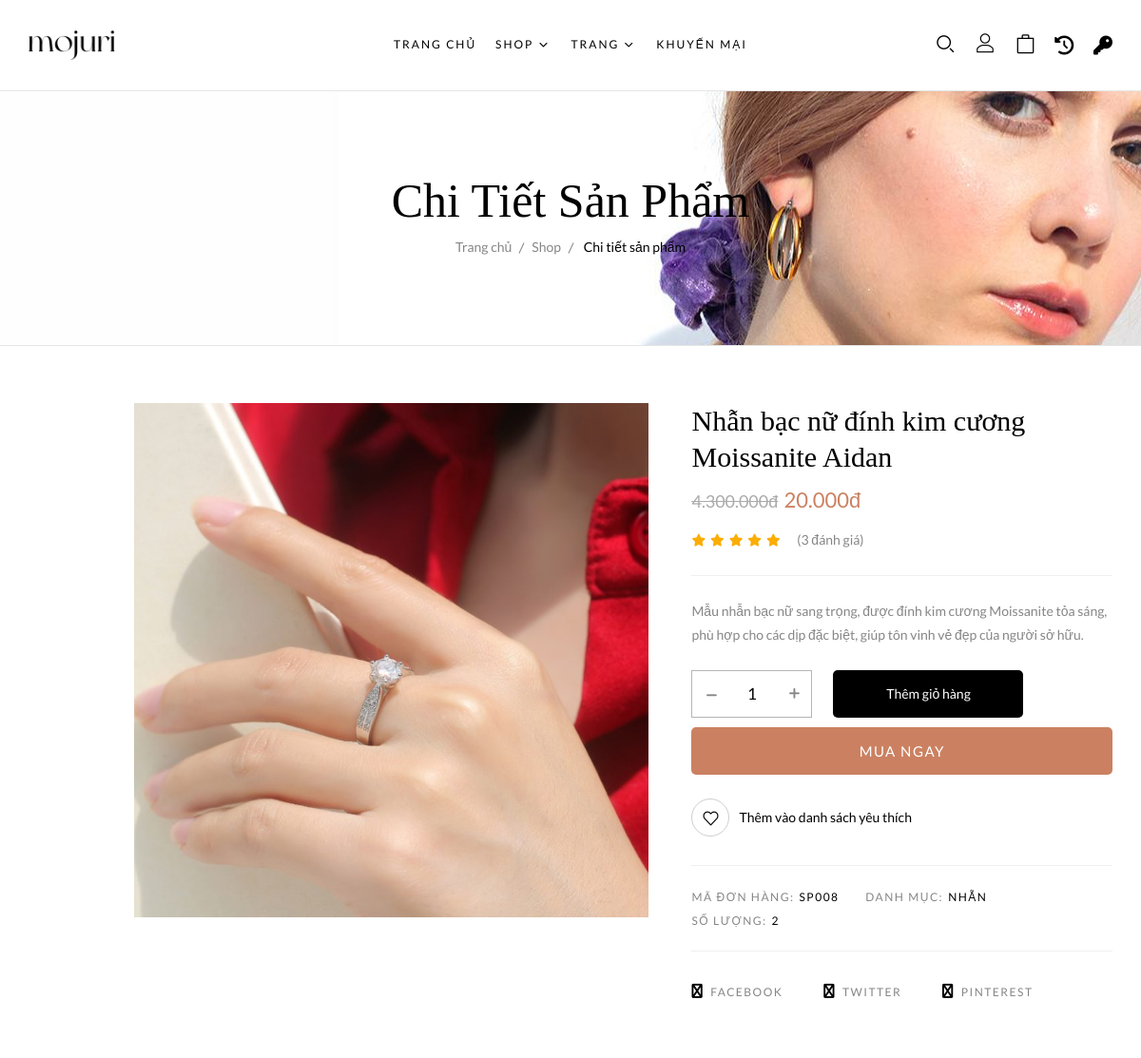
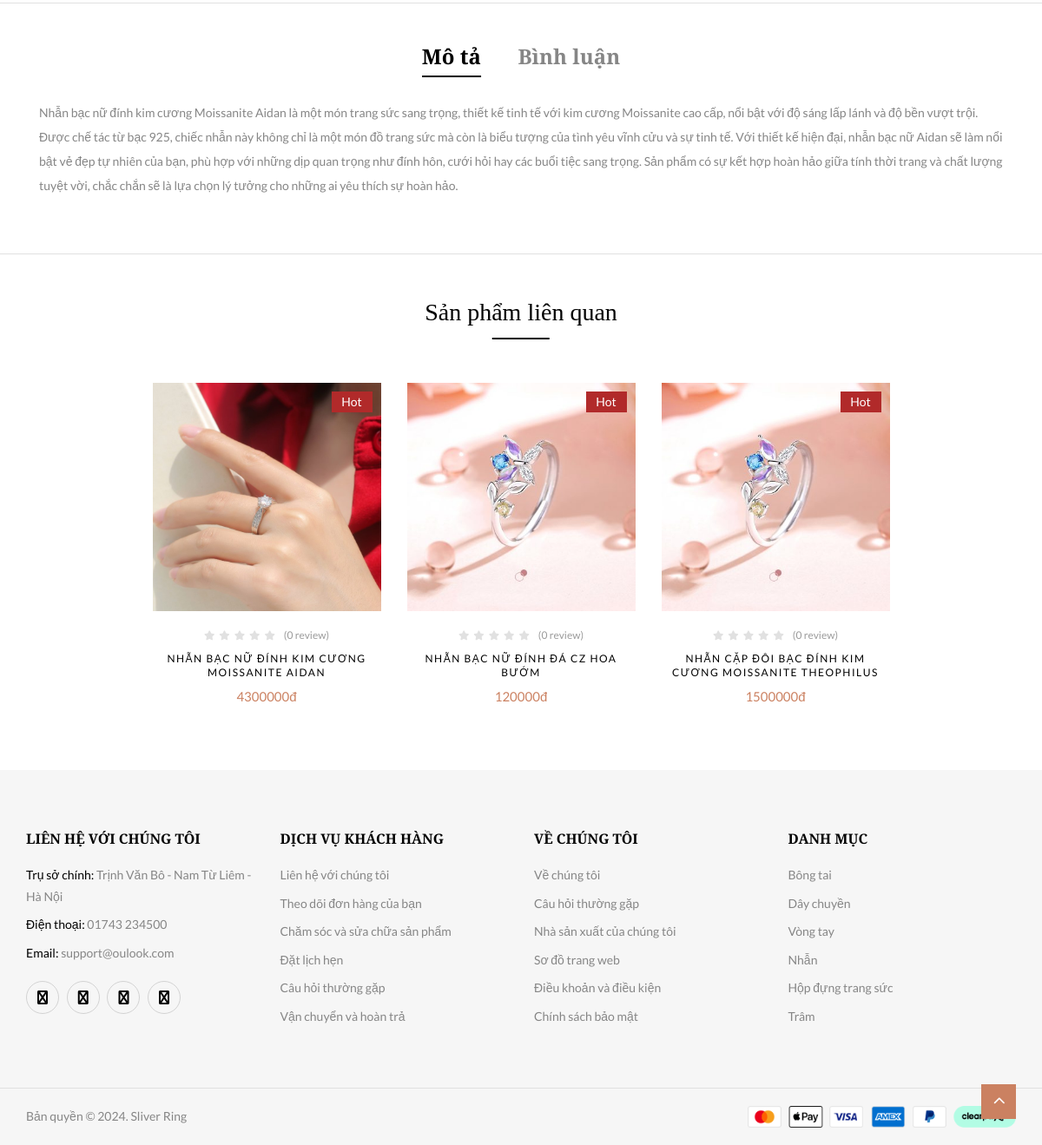
The page /?act=chitietsanpham&id=8 on the database its author committed (2 pictures, top to bottom).
### tables this page shows
CREATE TABLE `chi_tiet_san_phams` (
  `id` int NOT NULL,
  `san_pham_id` int NOT NULL,
  `ma_san_pham` varchar(50) NOT NULL,
  `mo_ta_chi_tiet` text NOT NULL,
  `so_luong_ton` int NOT NULL,
  `trang_thai` int NOT NULL
);

CREATE TABLE `san_phams` (
  `id` int NOT NULL,
  `ten` varchar(255) NOT NULL,
  `img` text NOT NULL,
  `gia_ban` decimal(10,0) NOT NULL,
  `gia_km` decimal(10,0) NOT NULL,
  `mo_ta` text NOT NULL,
  `so_luong` int NOT NULL,
  `date` date DEFAULT NULL,
  `trang_thai` int NOT NULL,
  `gia_nhap` decimal(10,0) NOT NULL,
  `danh_muc_id` int NOT NULL
);

CREATE TABLE `danh_mucs` (
  `id` int NOT NULL,
  `ten_danh_muc` varchar(255) NOT NULL,
  `trang_thai` tinyint(1) NOT NULL
);

### views/chitietsanpham.php (the view, shortened to what the rows shown need)
<?php require_once 'views/layout/header.php'; ?>
<body class="shop">
        <?php require_once 'views/layout/menu.php'; ?>
        <div id="site-main" class="site-main">
            <div id="main-content" class="main-content">
                <div id="primary" class="content-area">
                    <div id="title" class="page-title">
                        <div class="section-container">
                            <div class="content-title-heading">
                                <h1 class="text-title-heading">
                                    Chi tiết sản phẩm
                                </h1>
                            </div>
                        </div>
                    </div>
                    <div id="content" class="site-content" role="main">
                        <div class="shop-details zoom" data-product_layout_thumb="scroll" data-zoom_scroll="true"
                            data-zoom_contain_lens="true" data-zoomtype="inner" data-lenssize="200"
                            data-lensshape="square" data-lensborder="" data-bordersize="2" data-bordercolour="#f9b61e"
                            data-popup="false">
                            <div class="product-top-info">
                                <div class="section-padding">
                                    <div class="section-container p-l-r">
                                        <div class="row">
                                            <div class="product-images col-lg-7 col-md-12 col-12">
                                                <div class="row">
                                                    <div class="col-md-10">
                                                        <div class="scroll-image main-image">
                                                            <div class="image-additional">
                                                                <div class="img-item">
                                                                    <img
                                                                        id="main-image"
                                                                        width="900"
                                                                        height="900"
                                                                        src="<?= $chiTietSanPham['img']; ?>"
                                                                        alt="Main Image"
                                                                        title="">
                                                                </div>
                                                            </div>
                                                        </div>
                                                    </div>
                                                </div>
                                            </div>
                                            <div class="product-info col-lg-5 col-md-12 col-12">
                                                <h1 class="title"><?= $chiTietSanPham['ten']; ?></h1>
                                                <span class="price">
                                                    <del
                                                        aria-hidden="true"><span><?= number_format($chiTietSanPham['gia_ban'], 0, ',', '.'); ?>đ</span></del>
                                                    <ins><span><?= number_format($chiTietSanPham['gia_km'], 0, ',', '.'); ?>đ</span></ins>
                                                </span>
                                                <div class="rating">
                                                    <div class="star star-5"></div>
                                                    <div class="review-count">
                                                    </div>
                                                </div>
                                                <div class="description">
                                                    <p><?= $chiTietSanPham['mo_ta']; ?></p>
                                                </div>
                                                <form action="?act=them-gio-hang" method="POST">
                                                    <div class="buttons">
                                                </form>
                                                <div class="btn-quick-buy" data-title="Wishlist">
                                                    <button class="product-btn">Mua ngay</button>
                                                </div>
                                                <div class="btn-wishlist" data-title="Wishlist">
                                                    <button class="product-btn">Thêm vào danh sách yêu thích</button>
                                                </div>
                                            </div>
                                            <div class="product-meta">
                                                <span class="sku-wrapper">Mã đơn hàng: <span
                                                        class="sku"><?= $chiTietSanPham['ma_san_pham']; ?></span></span>
                                                <span class="posted-in">Danh mục: <a href="shop-grid-left.html"
                                                        rel="tag"><?= $chiTietSanPham['ten_danh_muc']; ?></a></span>
                                                <span class="tagged-as">Số lượng: <a href="shop-grid-left.html"
                                                        rel="tag"><?= $chiTietSanPham['so_luong']; ?></a></span>
                                            </div>
                                        </div>
                                    </div>
                                </div>
                            </div>
                        </div>
                        <div class="product-tabs">
                            <div class="section-padding">
                                <div class="section-container p-l-r">
                                    <div class="product-tabs-wrap">
                                        <div class="tab-content">
                                            <div class="tab-pane fade show active" id="description" role="tabpanel">
                                                <p><?= $chiTietSanPham['mo_ta_chi_tiet']; ?></p>
                                            </div>
                                        </div>
                                    </div>
                                </div>
                            </div>
                        </div>
                        <div class="product-related">
                            <div class="section-padding">
                                <div class="section-container p-l-r">
                                    <div class="block block-products slider">
                                        <div class="block-title">
                                            <h2>Sản phẩm liên quan</h2>
                                        </div>
                                        <div class="block-content">
                                            <div class="content-product-list slick-wrap">
                                                <div class="slick-sliders products-list grid" data-slidestoscroll="true"
                                                    data-dots="false" data-nav="1" data-columns4="1" data-columns3="2"
                                                    data-columns2="3" data-columns1="3" data-columns1440="4"
                                                    data-columns="4">
                                                    <?php foreach ($listSanPhamCungDanhMuc as $key => $sanPhamLienQuan): ?>
                                                        <div clas s="item-product slick-slide">
                                                            <div class="items">
                                                                <div class="products-entry clearfix product-wapper">
                                                                    <div class="products-thumb">
                                                                        <div class="product-lable">
                                                                            <div class="hot">Hot</div>
                                                                        </div>
                                                                        <div class="product-thumb-hover">
                                                                            <a
                                                                                href="?act=chitietsanpham&id=<?= $sanPhamLienQuan['id'] ?>">
                                                                                <img width="600" height="600"
                                                                                    src="<?= $sanPhamLienQuan['img'] ?>"
                                                                                    class="post-image" alt="">
                                                                            </a>
                                                                        </div>
                                                                        <div class="product-button">
                                                                        </div>
                                                                    </div>
                                                                    <div class="products-content">
                                                                        <div class="contents">
                                                                            <div class="rating">
                                                                                <div class="star star-0"></div><span
                                                                                    class="count">(0 review)</span>
                                                                            </div>
                                                                            <h3 class="product-title"><a
                                                                                    href="shop-details.html"><?= $sanPhamLienQuan['ten'] ?></a>
                                                                            </h3>
                                                                            <span
                                                                                class="price"><?= $sanPhamLienQuan['gia_ban'] ?>đ</span>
                                                                        </div>
                                                                    </div>
                                                                </div>
                                                            </div>
                                                        </div>
                                                    <?php endforeach; ?>
                                                </div>
                                            </div>
                                        </div>
                                    </div>
                                </div>
                            </div>
                        </div>
                    </div>
                </div>
            </div>
        </div>
    <?php require_once './views/layout/footer.php'; ?>
</body>
</html>

### rows shown on the page
chi_tiet_san_phams: san_pham.img (picture), san_pham.ten "Nhẫn bạc nữ đính kim cương Moissanite Aidan", san_pham.gia_ban "4.300.000", san_pham.gia_km "20.000", san_pham.mo_ta "Mẫu nhẫn bạc nữ sang trọng, được đính kim cương Moissanite tỏa sáng, phù hợp cho các dịp đặc biệt, giúp tôn vinh vẻ đẹp của người sở hữu.", ma_san_pham "SP008", danh_mucs.ten_danh_muc "NHẪN", san_pham.so_luong "2", mo_ta_chi_tiet "Nhẫn bạc nữ đính kim cương Moissanite Aidan là một món trang sức sang trọng, thiết kế tinh tế với kim cương Moissanite cao cấp, nổi bật với độ sáng lấp lánh và độ bền vượt trội. Được chế tác từ bạc 925, chiếc nhẫn này không chỉ là một món đồ trang sức mà còn là biểu tượng của tình yêu vĩnh cửu và sự tinh tế. Với thiết kế hiện đại, nhẫn bạc nữ Aidan sẽ làm nổi bật vẻ đẹp tự nhiên của bạn, phù hợp với những dịp quan trọng như đính hôn, cưới hỏi hay các buổi tiệc sang trọng. Sản phẩm có sự kết hợp hoàn hảo giữa tính thời trang và chất lượng tuyệt vời, chắc chắn sẽ là lựa chọn lý tưởng cho những ai yêu thích sự hoàn hảo."
san_phams: img (picture), ten "NHẪN BẠC NỮ ĐÍNH KIM CƯƠNG MOISSANITE AIDAN", gia_ban "4300000"
san_phams: img (picture), ten "NHẪN BẠC NỮ ĐÍNH ĐÁ CZ HOA BƯỚM", gia_ban "120000"
san_phams: img (picture), ten "NHẪN CẶP ĐÔI BẠC ĐÍNH KIM CƯƠNG MOISSANITE THEOPHILUS", gia_ban "1500000"
